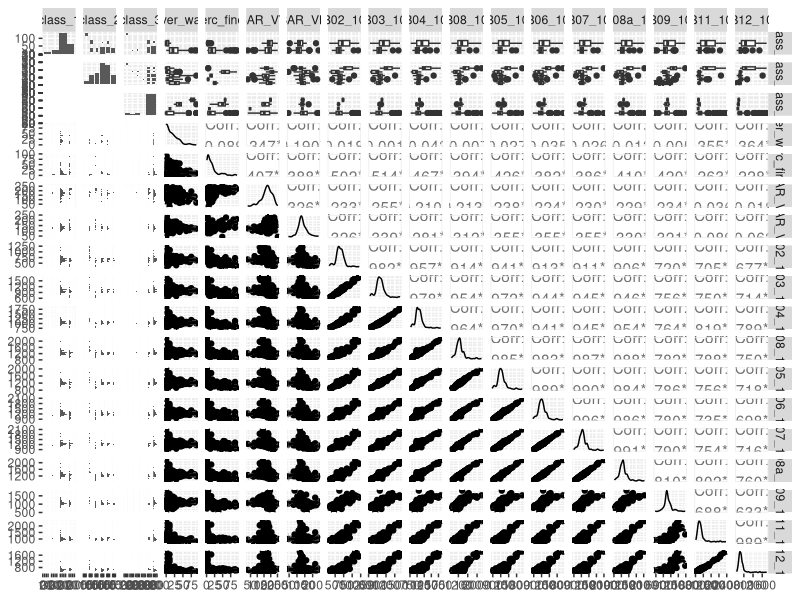

Generate this figure with R: (Note: this script raises an error after producing the figure.)
setwd("D:/Work/FCUL/Doutoramento/R/Mapping_coastal_Habitats_Guinea_Bissau/Github/Map_InterSedim_Bijagos")
rm(list=ls())
graphics.off()

##load packages
packs<-c("ggplot2","cluster","reshape","GGally","car")
lapply(packs,require,character.only=T)

##load data base created from script Intertidaç_class1
df<-read.table("./Data_in/DF_ex.csv",header=T,sep=";")
str(df)

ggpairs(df[,c(2:5,15,20:32)],lower = list(continuous="smooth_loess"))

scatterplotMatrix(~SAR_VV+SAR_VH+SAR_VH_VV+uca+perc_finos+cover_water,data=df,smoother=F)

## Compute NDWI and mNDWI

df$NDWI_1<-(df$B08_10-df$B12_10)/(df$B08_10+df$B12_10)
df$NDWI_2<-(df$B03_10-df$B08_10)/(df$B03_10+df$B08_10)
df$mNDWI<-(df$B03_10-df$B11_10)/(df$B03_10+df$B11_10)
df$SAR_VH_VV<-(df$SAR_VH/df$SAR_VV)


#Graphs
ggplot(df,aes(x=df$perc_finos,y=SAR_VV))+
  geom_point(size=2)+
  geom_smooth(method=lm,se=F)+
  facet_grid(uca~ .)

ggplot(df,aes(x=factor(uca),y=perc_finos))+
  geom_boxplot(outlier.color = "red")

ggplot(df,aes(x=SAR_VV,y=cover_water,col=class_1))+
  geom_point(size=2)+
  geom_smooth(method=lm,se=F)

ggplot(df,aes(x=NDWI_1,y=cover_water,col=class_1))+
  geom_point(size=2)+
  geom_smooth(method=lm,se=F)

ggplot(df,aes(x=class_1,y=NDWI_1))+
  geom_boxplot(outlier.color = "red")

## check interactions between uca and grain size: no apparent interactions, slopes similar 
coplot(SAR_VV~perc_finos|factor(uca),panel=panel.smooth,
       number=2,overlap=0,rows=1,data=df)


# statistics: 

## Granulometria

### Perc finos tem efeito significativo no sinal de SAR VV, assim como a presença de uca. Não há interaçao entre uca e finos...
x<-lm(SAR_VV~factor(uca)*perc_finos,data=df[-193,])
summary(x)
anova(x)
plot(x)
outlierTest(x)
avPlots(x)


### Também efeito significativo de perc finos tb no SAR VH, mas não de uca. Nao há interacção
x1<-lm(SAR_VH~factor(uca)*perc_finos,data=df)
summary(x1)
anova(x1)

### nao significativo, uca marginalmente significativo
x2<-lm(SAR_VH_VV~factor(uca)*perc_finos,data=df)
summary(x2)
anova(x2)


## Moisture

y<-lm(SAR_VV~cover_water,data=df)
summary(y)
anova(y)


y1<-lm(SAR_VH~cover_water,data=df)
summary(y1)
anova(y1)

y2<-lm(SAR_VH_VV~cover_water,data=df)
summary(y2)
anova(y2)

y3<-lm(NDWI_1~cover_water+class_1,data=df)
summary(y3)
anova(y3)




